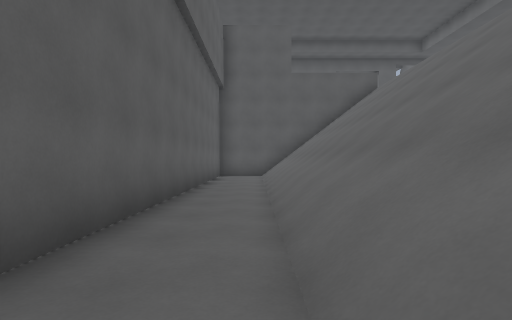
View 1 (above)

16 first-person views from a walk through a 3-D level made in the Godot game engine. The camera is 1.3 m above the floor, looks level and sees 80° across. The floor is counted in squares, 2 m on a side. Each view is taken from the middle of a square. On the plan, view 1 faces up. The plan holds only what a view shows up to about 10 squares ahead; the rest is blank. The place goes on beyond the plan. Flat picture figures and markers are left out. Characters and animated objects are left out. Some surface patterns are stand-ins.

View 2
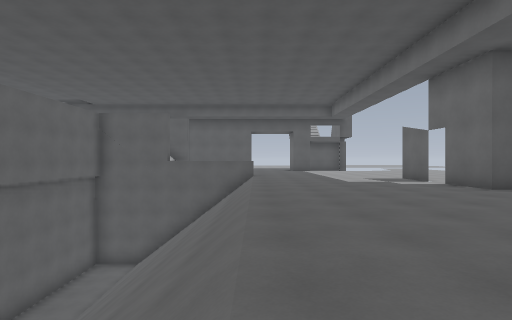

View 3
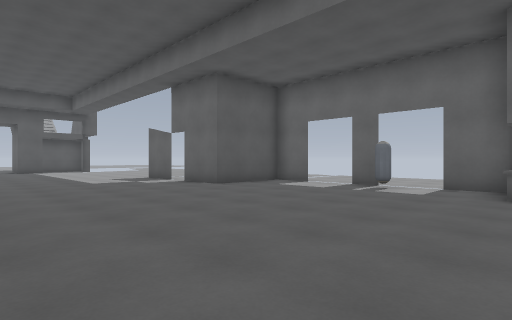

View 4
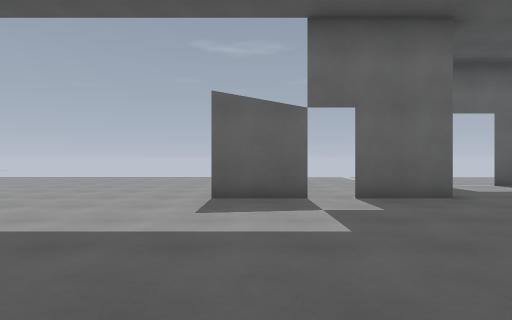

View 5
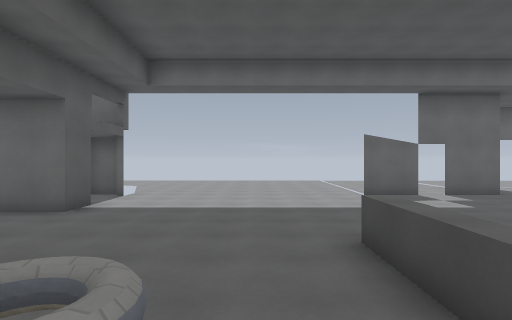

View 6
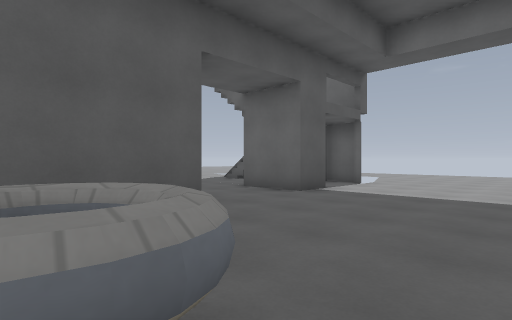

View 7
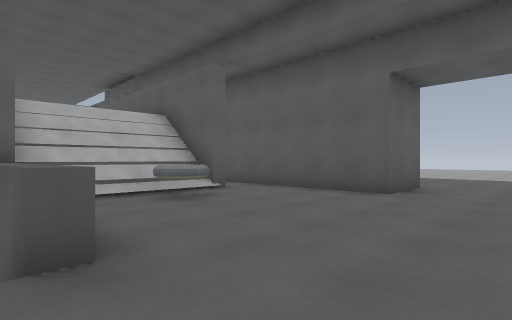

View 8
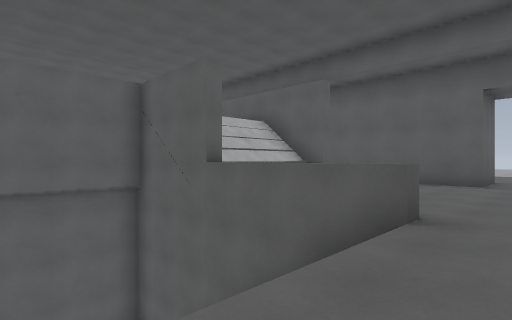

View 9
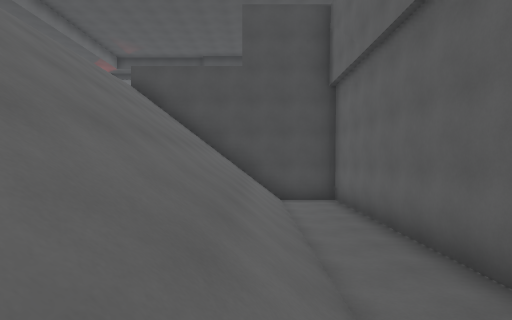

View 10
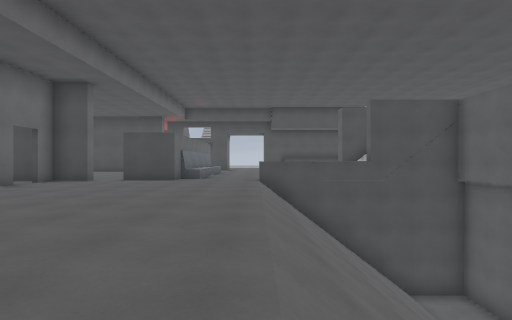

View 11
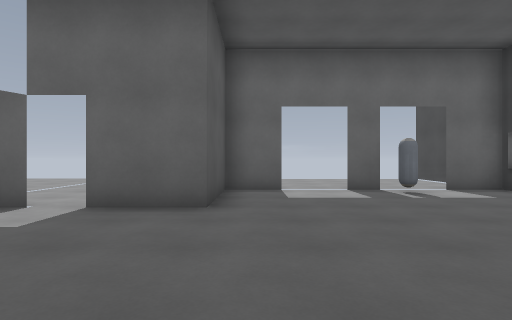

View 12
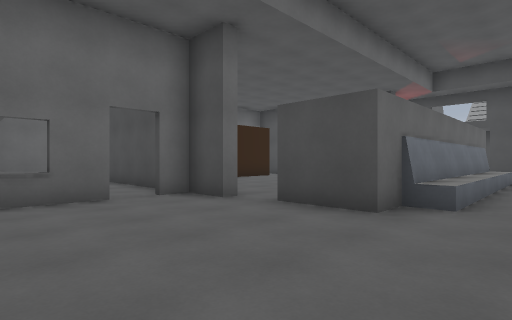

View 13
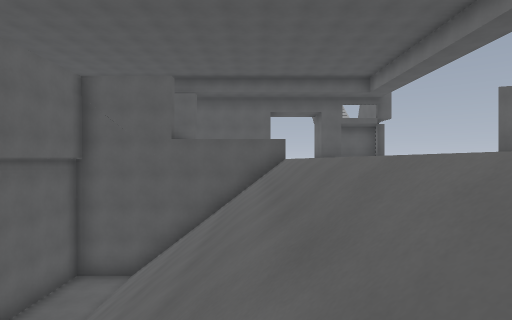

View 14
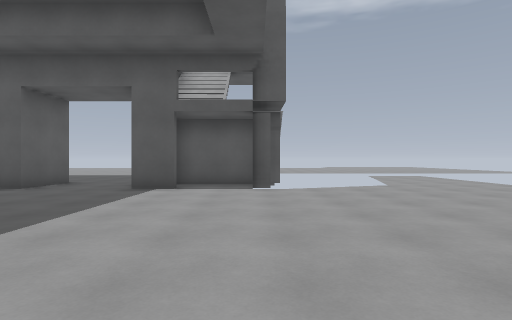

View 15
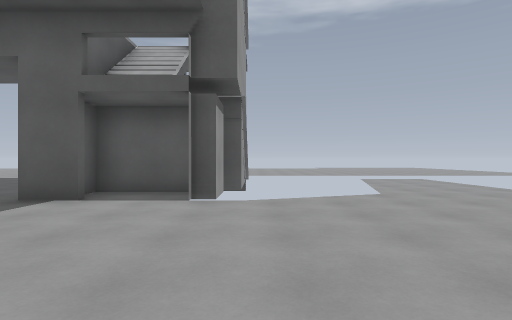

View 16
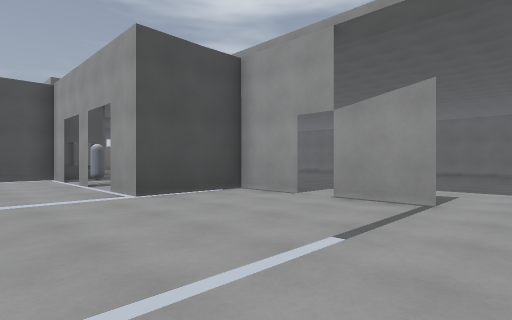

### Floor plan
Key: @ floor where view 1 was taken; # wall or solid block; x gap in a wall; . main floor; - floor 7 m lower than the main floor; / step, stairs or slope; = window, fence, low wall or low ledge; ^ raised ledge.
Columns run from 3 left of view 1 to 15 right of it. Each row starts with its distance up from view 1.
 24         ..
 23        ...
 22        ...
 21        .....
 20         ...####  ..
 19        #...#..#  ..
 18    #####...#.##....
 17 #####..............
 16   ///..............
 15   ///^.............
 14   ///..............
 13   =##===#..........
 12   =-/////..........
 11   =-/////..........
 10   =-/////....#.....
  9   =-/////..........
  8   =-/////....#.....
  7   =-/////....####..
  6   =-/////.......#.
  5   =-/////.........
  4   =-/////.......x.
  3   =-/////......#..
  2   =-/////.........
  1   =-/////......=###
  0   =@/////......=
 -1   =-/////........
 -2   =-///  .....#####
 -3   =##==^#..##..
 -4          .^# ...
 -5           ^   ...
 -6           ^    ..
 -7           ^
 -8           ^
 -9           ^#
-10            #

Where each view was taken, in squares from view 1:
view 1: 0 up, 0 right, facing up
view 2: 0 up, 5 right, facing up
view 3: 0 up, 5 right, facing up-right
view 4: 10 up, 5 right, facing right
view 5: 14 up, 1 right, facing right
view 6: 14 up, 2 right, facing up-right
view 7: 12 up, 7 right, facing up-left
view 8: 9 up, 6 right, facing up-left
view 9: 7 up, 1 right, facing down
view 10: 7 up, 5 right, facing down
view 11: 6 up, 6 right, facing right
view 12: 1 up, 6 right, facing down-right
view 13: 3 up, 4 right, facing up
view 14: 11 up, 10 right, facing up
view 15: 13 up, 11 right, facing up
view 16: 12 up, 15 right, facing down-left
